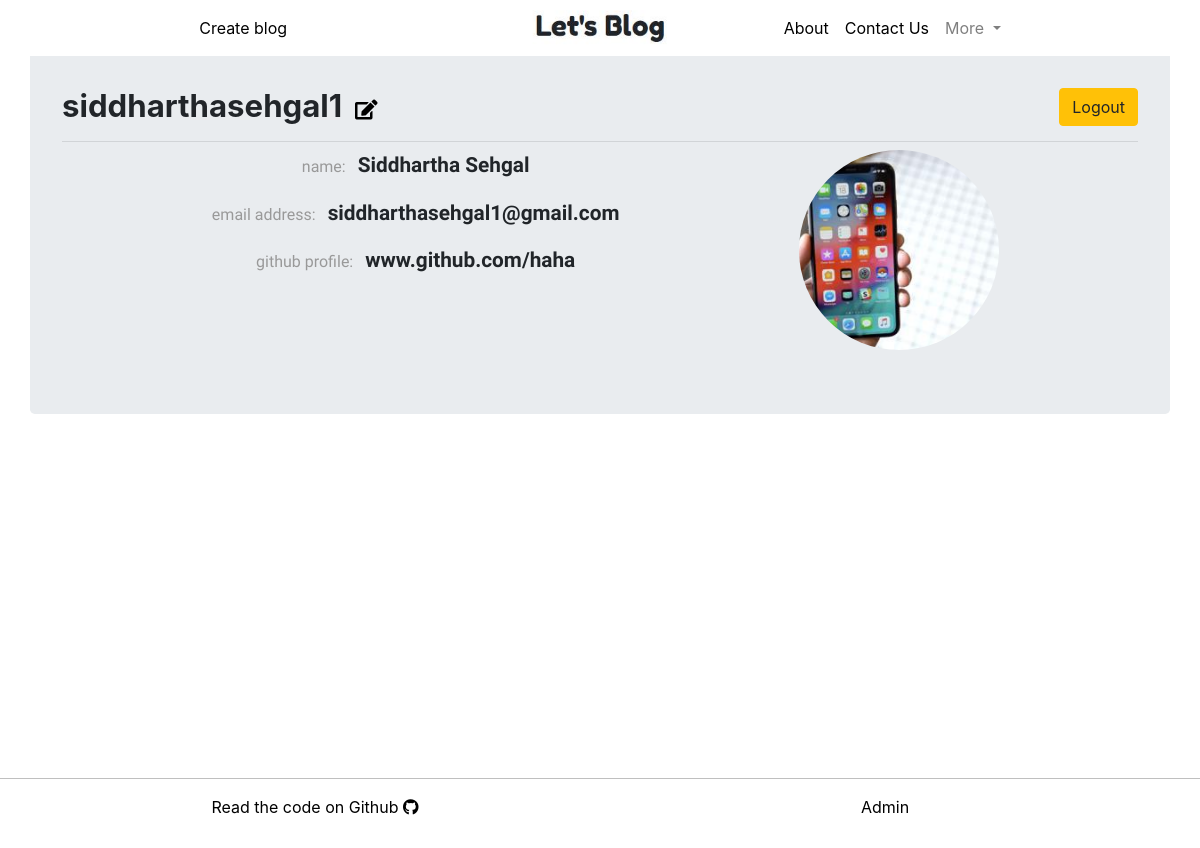
Before: /profile/5/ (signed in) with the older database file.
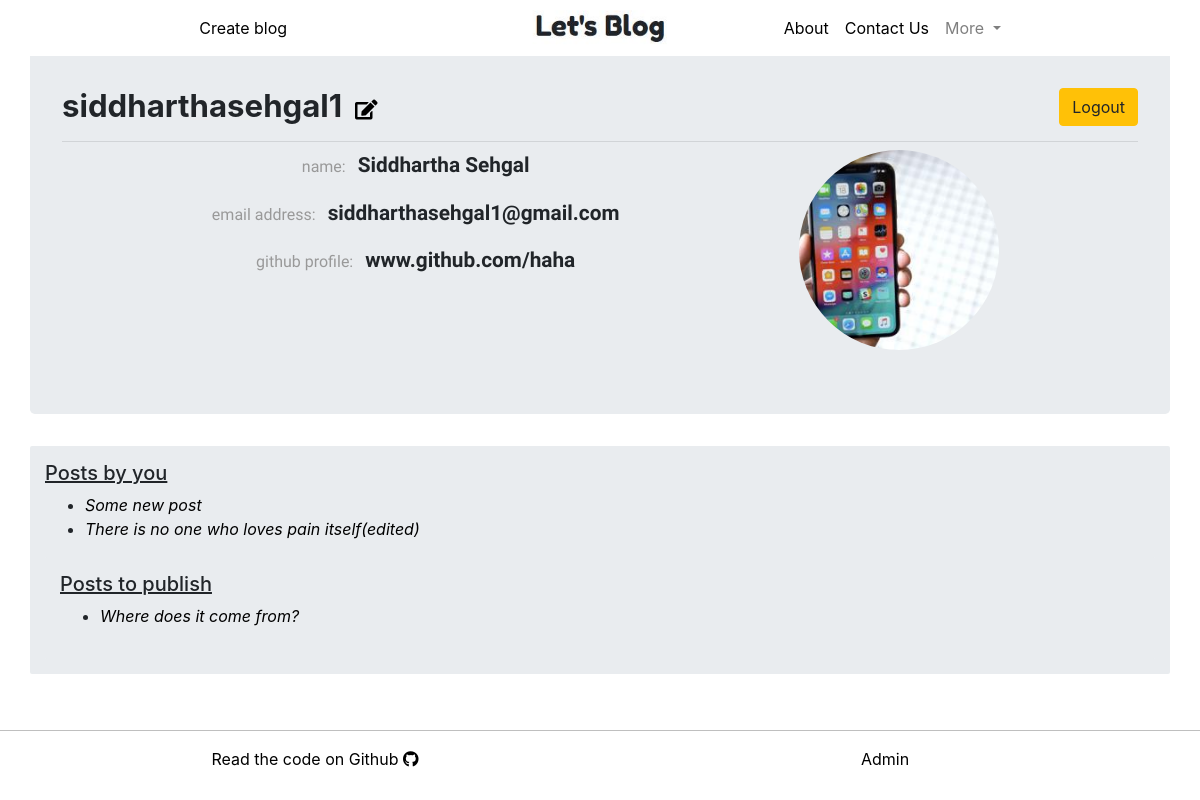
After: the same page with the newer database file.
### blogs_app/models.py (models this page shows, shortened)
class Post_model(models.Model):
    author = models.ForeignKey(Author_model, on_delete=models.CASCADE)
    title_original = models.CharField(max_length=200)
    title_edited = models.CharField(max_length=200, default="")
    body_original = models.TextField()
    body_edited = models.TextField(default="")
    created_on = models.DateTimeField(auto_now_add=True)
    created_on = models.DateTimeField(default=timezone.now())
    modified_on = models.DateTimeField(blank=True, null=True)
    published_on = models.DateTimeField(blank=True, null=True)
    likes = models.PositiveIntegerField(default=0)
    liked_by = models.ManyToManyField(Author_model, related_name="liked_by", blank=True, null=True, default=[])

### users_app/views.py (the view)
# urls.py: path('profile/<int:pk>/', profileView, name="view-profile"),
def profileView(request, pk):
    context = {}
    if Author_model.objects.filter(author_name=get_object_or_404(User, id=pk)):
        profile = Author_model.objects.filter(author_name=get_object_or_404(User, id=pk))[0]
        posts_to_publish = Post_model.objects.filter(author=profile, published_on=None)
        posts_by_author = Post_model.objects.filter(author=profile, published_on__lte=timezone.now())
        context['posts_by_author'] = posts_by_author
        context['posts_to_publish'] = posts_to_publish
        context['title'] = profile
        context['view_profile'] = profile
        return render(request, 'users_app/profile.html', context=context)
    else:
        profile = User.objects.filter(username=request.user.username)[0]
        context['profile'] = profile
        return render(request, 'users_app/create_social_profile.html', context=context)

### users_app/models.py (called while the page is built)
    def __str__(self):
        return str(self.author_name)

### users_app/templates/users_app/profile.html (shortened to what this page needs)
{% extends 'system_app/base.html' %}
{% block base_body_block %}
{% load staticfiles %}
<link rel="stylesheet" href="{% static 'users_app/profile.css' %}">
{% if profile == 'not found' %}
<div class="container jumbotron">
  <h5>work now</h5>
</div>
{% else %}
  <div class="container jumbotron">
      <div class="row">
          <div class="col-md-10">
              <h4><span class="profile-info">{{ view_profile.author_name.username }}</span>
              {% if view_profile.author_name == user %}
              &nbsp<a class="black-href" href="{% url 'users:edit-profile' %}"><i class="fas fa-edit" style="font-size:20px"></i></a>
              {% endif %}
              </h4>
          </div>
          <div class="col-md-2">
            {% if view_profile.author_name == user %}
              <form class="form-group" action="{% url 'system:logout' %}" method="post">
                  <input type="submit" class="logout-btn btn btn-warning" value="Logout">
              </form>
            {% endif %}
          </div>
      </div>
    <hr class="my-2">
      <div class="row">
        <div class="col-md-8">
          {% if view_profile.author_name.first_name %}
            {% if view_profile.author_name.first_name %}
              <p><span class="profile-label">name: </span>&nbsp&nbsp<span class="profile-info">{{ view_profile.author_name.first_name }} {{ view_profile.author_name.last_name }}</span></p>
            {% endif %}
          {% endif %}
          <p><span class="profile-label">email address: </span>&nbsp&nbsp<span class="profile-info">{{ view_profile.author_name.email }}</span></p>
          {% if view_profile.git %}
              <p><span class="profile-label">github profile: </span>&nbsp&nbsp<span class="profile-info">{{ view_profile.git }}</p>
          {% endif %}
        </div>
        <div class="col-md-4">
          <img class="profile-pic" src="{{ view_profile.profile_pic.url }}" alt="sorry no pic found"/>
        </div>
      </div>
  </div>
  {% if posts_by_author %}
  <div class="container posts-author">
      {% if view_profile.author_name == user %}
        <h5 class="posts-by">Posts by you</h5>
      {% else %}
        <h5 class="posts-by">Posts by {{ view_profile.author_name }}</h5>
      {% endif %}
      <ul>
          {% for post in posts_by_author %}
          <li>
              <a class="post-link" href="{% url 'blogs:post' pk=post.pk %}">{{ post.title_original }}</a><br>
          </li>
          {% endfor %}
      </ul>
  {% endif %}
  {% if posts_to_publish %}
  <div class="container posts-author">
      {% if view_profile.author_name == user %}
        <h5 class="posts-by">Posts to publish</h5>
      <ul>
          {% for post in posts_to_publish %}
          <li>
              <a class="post-link" href="{% url 'blogs:post' pk=post.pk %}">{{ post.title_original }}</a><br>
          </li>
          {% endfor %}
      {% endif %}
      </ul>
    </div>
    {% endif %}
  </div>
  <br><br>
{% endif %}
{% endblock %}

Changed rows visible on the page:
added Post_model: title_original "Some new post", shown under "Posts by you"
added Post_model: title_original "There is no one who loves pain itself(edited)", shown under "Posts by you"
added Post_model: title_original "Where does it come from?", shown under "Posts to publish"
Other visible differences:
text now shown: "Posts by you Posts to publish"
